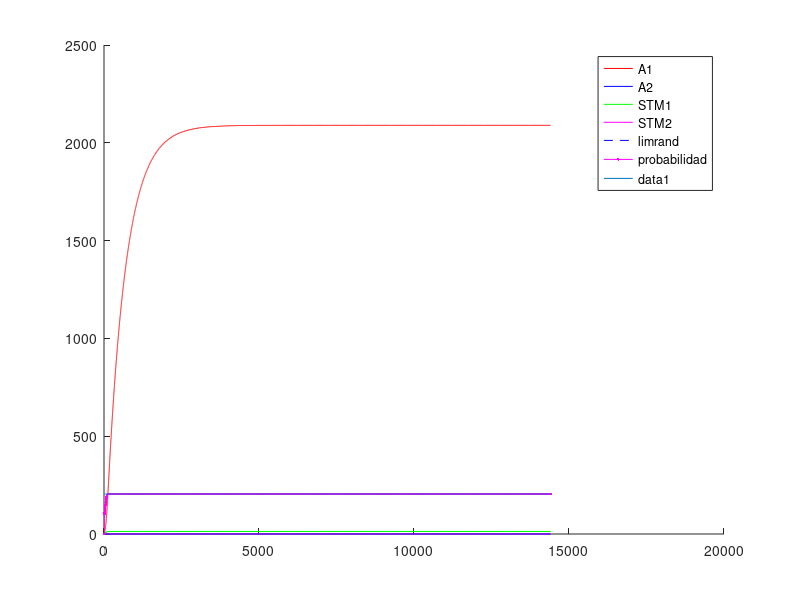
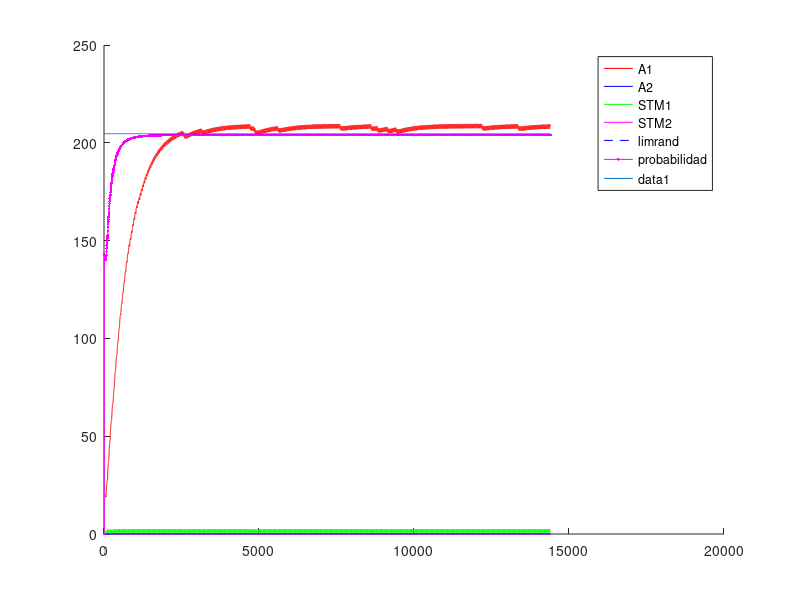
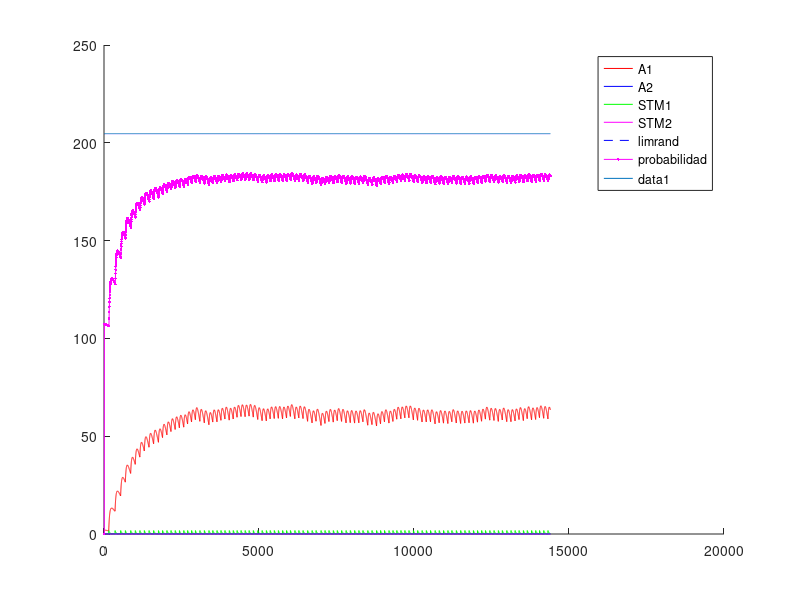
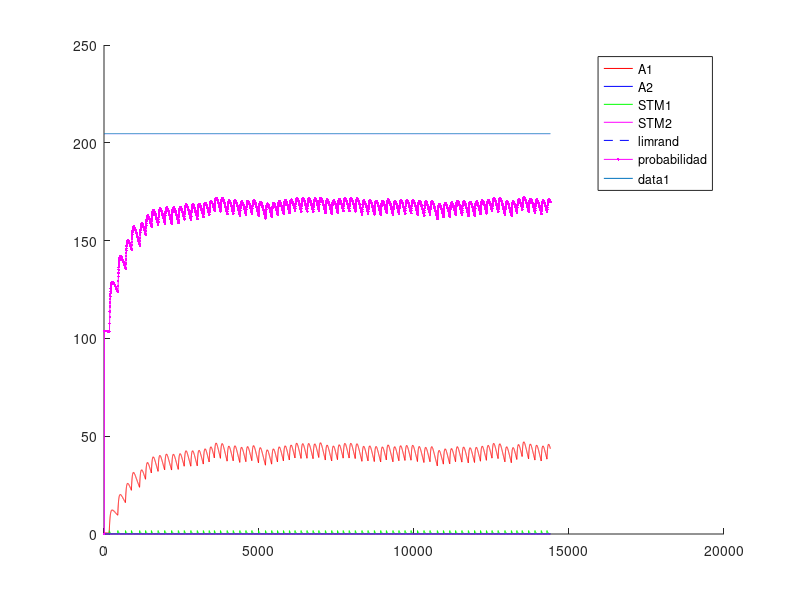

Reproduce these figures in MATLAB, in order.
%% Experimento con Fixed-Ratio - FR - Tasa fija
%% Existen multiples intancias de palanquelo (cada vez que realiza respuesta decide si realiza otro o no)
%% Sesiones de 3600 segundos
%% 3 sesiones por tasa de refuerzo (o quizas hasta que sature)
%% 5 sesiones por Experimento.
%% Cada sesion 
%% Tiempo para realizar un respuesta 1 segundo
%% 
%% La probabilidad de eleccion se ajusta al nivel de maxima frecuencia de palanqueo

close all
clc
clear

%% Matriz de pago 0 1 
%% 1 - 
%%%
%%% 
function rf = feel(pellets)
  rf=0;
  if (nargin~=0)
    rf=(12.8*(1-exp(-.25.* pellets.^(2))))+(12.8*(1-exp(-.5.* pellets)));
  else
    error ("Faltan parametros");
  endif
endfunction
%% 
%% 

%% INICIALIZATION
%%%%%% CONSTANTES DE SESIONES
Ntrial  =  1 ;   %% un trial de 3600 segundos
tTrial  =  3600; %% en segundos
tResp   =  1;    %% en segundos
tMuestreo = 0.25;%% en segundos
Nses    =  5 ;
Fr=[1,10,30,40,60];
Ntest   =  1;
limrand =  0.138;
saving  =  0.01 ;
%%%%%% CONSTANTES DE DECAIMIENTO
alpha = 1*tMuestreo;
beta  = 0.125*tMuestreo ;
gamma = 0.0067*tMuestreo;%0.025 ; 
delta = 1*tMuestreo;
%%%%%% INICIALIZACION
palanca = zeros(2,1);
Rf_1=0;
Rf_2=0;
A1=zeros(1,Ntest);
A2=zeros(1,Ntest);
stm_1=zeros(2,Ntest);
stm_2=zeros(2,Ntest);
d=1;
x_1=zeros(30,1);
x_2=zeros(30,1);
sesion = zeros(Nses,1);
trialXsesion = zeros(Nses,Ntrial);
terminal_sesion=zeros(Nses,1);
nb_resp = zeros(Nses,Ntest);
t_ref = zeros(Nses,1);
cum_resp = zeros(Nses,1);
contadorP1=0;
contadorP2=0;

%% CALCULO DE AROUSAL MAXIMO
%% Iteraciones de respuesta refuerzo para encotnrar el STM medio
Nconfig=10; %% Tasa de respuesta de configuracion
%plot([1:0.01:20],(12.8*(1-exp(-.25.* [1:0.01:20].^(2))))+(12.8*(1-exp(-.5.* [1:0.01:20]))),'.k')
R1 = floor(feel(1)); %tiempo de refuezo para R
l1 = Nconfig/tMuestreo; % duracion entre trials
suma = 0; %suma es un valor necesaria para calcular max1 y min1
suma = alpha*R1 %% Refuerzo cada N respuestas
iter=100; %% numero de iteraciones para que converja el stm
max1 = 0; %maximum de stm1
min1 = 0; %minimum de stm1
for i = 1:iter 
  suma = (1-beta)^(Nconfig/tMuestreo)*suma;%% Instantes que decae el stm
  min1=suma;
  suma += alpha*R1; %Refuerzo
  max1=suma;
end
comp=.88;
S1 = (((max1-min1)*(comp*l1))/2)+min1*comp*l1; %calcul de la superficie del triangulo mas la de el rectangulo
stm_1_medio = S1/(l1);
A1max = (delta/gamma)*stm_1_medio;

%% INICIO DE LAS ITERATIONS
for l = 1:Ntest  %% TESTES
  Num=0;
  for k = 1:Nses  %% SESIONES (cambia el N)
    i=2;
    %duracion = [1,tTrial*ones(1,Ntrial)];
    
    contador = 1;
    palanca(1)=randi(2);
    %% Agregar tasa de refuerzos  %%
    
    if k>1
      A1(Num+1,l)=saving*A1(Num,l);
      A2(Num+1,l)=saving*A2(Num,l);
      stm_1(Num+1,l)=0*stm_1(Num,l);
      stm_2(Num+1,l)=0*stm_2(Num,l); 
      %%% ELECCION DE LA PRIMERA PALANCA 
      if A1(Num,1)>A2(Num,1)
        palanca(2)=1;
      else
        palanca(2)=2;
      end
    end       
    
    for j=2:(Ntrial*tTrial/tMuestreo) %% Todos los trials juntos
      
      if contador == tResp/tMuestreo%duracion(i)
        contador = 1;
        
        i = i+1 ;
        J = j ;
        P(i,k)=0.5*(1-exp(-(5*A1((j-1)+Num,l))/A1max))+0.5; %probabilidad en exponential
        %P=.99;
        %P2(i,k)=0.5*(1-exp(-(5*A2((j-1)+Num,l))/A2max))+0.5;
        
        a = rand ;
        %%% ELECCION DE LA PALANCA %%% Basicamente elige palanquear o no palanquear
        if (A1((j-1)+Num,l)<=limrand)&&(A2((j-1)+Num,l)<=limrand)
          palanca(i)=randi(2);
        elseif (A1((j-1)+Num,l)>=limrand)&&(A2((j-1)+Num,l)<=limrand)
          if a>=P(i,k)
            palanca(i)=2;
          else
            palanca(i)=1;
          end
        elseif (A1((j-1)+Num,l)<=limrand)&&(A2((j-1)+Num,l)>=limrand)
          if a>=P(i,k)
            palanca(i)=1;
          else
            palanca(i)=2;
          end
        end
        %% Contadores para tasa de refuerzo
        if palanca(i)==1
          contadorP1++;
        else
          contadorP2++;
        endif
        %%% REFUERZO %%%
        if (contadorP1==Fr(k))
          %if (palanca(i)==1) %% palanquea
          Rf_1=floor(feel(1));
          Rf_2=0;
          %elseif (palanca(i-1)==2) %% No palanquea
          %  Rf_1=0;
          %  Rf_2=0;%floor(10*(1-exp(-0.8* 2 )));
          %end
          %stm_1(j+Num,l)=(1-beta)*stm_1((j-1)+Num,l)+alpha*Rf_1;
          %stm_2(j+Num,l)=(1-beta)*stm_2((j-1)+Num,l)+alpha*Rf_2;
          contadorP1=0;
          t_ref(k,i)=1;
        end
      else
        contador++;%=contador +1;
        Rf_1=0;
        Rf_2=0;
      end
      stm_1(j+Num,l)=(1-beta)*stm_1((j-1)+Num,l)+alpha*Rf_1;
      stm_2(j+Num,l)=(1-beta)*stm_2((j-1)+Num,l)+alpha*Rf_2;
      A1(j+Num,l)=(1-gamma)*A1((j-1)+Num,l)+delta*stm_1(j+Num,l);
      A2(j+Num,l)=(1-gamma)*A2((j-1)+Num,l)+delta*stm_2(j+Num,l);
      
%      if floor(j/tTrial)==(j/tTrial)
%        trialXsesion()
%      end
    end
    
    
    %%% CONTADOR DE A QUE J SE CAMBIA LA SESION
    %sesion(k-1,l)=j;
    sesion(k,l)=j+Num;
    %%% DEFINICION DE NUM
%    compteur = 0 ;
%    for i=1:length(A1(:,l))
%      if A1(i,l)~=0
%        compteur = compteur +1;
%      end
%    end
%    Num=compteur;
    Num = j+Num;
    Sizemat = length(A1);
    
    if palanca(1)==1
      nb_resp(k,l)=1;
      cum_resp(k,1)=1;
    end
    for j = 2:length(palanca)
      if palanca(j)==1
        %nb_coop(k-1,l)= nb_coop(k-1,l)+1;
        nb_resp(k,l)++;
        cum_resp(k,j)=cum_resp(k,j-1)+1;
      else
        cum_resp(k,j)=cum_resp(k,j-1);
      end
    end
    
  end
end


%%% PRUEBAS 
%%% ENCONTRA LA LONGITUD REAL DEL EXPERIMENTACION
nonnul = zeros(Ntest,1);
for k=1:Ntest
  for i=1:length(A1)
    if A1(i,k) ~= 0
      nonnul(k)=nonnul(k)+1;
    end
  end
end

%%% PRUEBA I _ PESO DE LA EXPERIMENTACION EN LA MEMORIA
porcent = 0;
for i = 1:Ntest
  if sum(A1(:,i)) > 10 * sum(A2(:,i))
    porcent = porcent +1;
  end
end

%%% PRUEBA II _ SI LA EXCITATION ALCANZA A SU MAXIMUM
maxima = zeros(Ntest,1);
for k = 1:Ntest
  if floor(max(A1(:,k))) == floor(max(max(A1))) 
    maxima(k) = maxima(k) +1;
  end
end

%%% PRUEBA III _ EN QUE SESION LA PALANCA GANA DE VERDAD
%ird = zeros(Ntest,1);
%for k = 1:Ntest
%  i=1;
%  while 1
%    if A1(nonnul(k)-i,k) < limrand
%      ird(k) = nonnul(k)-i+1;
%      break;
%    else
%      i=i+1;
%    end
%  end
%end
%
%%%% PRUEBA IV _ CONVIERTE J EN NUMERO DE SESION
%for k = 1:Ntest
%  i=1;
%  while 1
%    if ird(k) <= sum(sesion(1:i)+50)
%      ird(k)=i;
%      break;
%    else
%      i=i+1;
%    end
%  end
%end

%%% PRUEBA V _ PORCENTAJE DE COOPERACION POR SESION / EXPERIMENTO


%porcentaje_coop_sesion=zeros(Nses,Ntest);
%porcentaje_coop_experimento=zeros(Ntest,1);
%for k = 1:Ntest
%  porcentaje_coop_experimento(k)=sum(nb_coop(:,k))/(Ntrial*Nses)*100;
%end

%for i=1:Ntest
%  terminal_sesion(1,i)=sesion(1,i);
%  for j=2:Nses
%    terminal_sesion(j,i)=sesion(j,i)+terminal_sesion(j-1,i);
%  end
%end

%%% DEMOSTRACION 


%promedio_sesion=sum(ird)/Ntest
%porcent_10xsuperior_al_otra=porcent/Ntest * 100;
%cuanto_alcanzan_al_maxima=sum(maxima)/Ntest * 100;
%porcentaje_coop_experimento;
resp_por_segundos=nb_resp/length(palanca); %numero de respuestas dividido por el numero de respestas maximal posible

for i=1:Ntest
  for k=1:Nses
    refuerzo(k,i)=floor(nb_resp(k,i)/Fr(k));
  end
end


for i=1:Ntest
  for j=1:Nses
    figure
    hold on
    %plot(sesion(j,i)*ones(1,max(max(A1(:,i)))),(1:max(max(A1(:,i)))),'--k');
    %h=plot((sesion(j,i).*tMuestreo)*ones(1,max(max(A1(:,i)))),(1:max(max(A1(:,i)))),'--k');
    %set(h, "linewidth", 2);
    if j==1
      plot(1:Ntrial*tTrial/tMuestreo,A1(1:sesion(j,i),i),'r',1:Ntrial*tTrial/tMuestreo,A2(1:sesion(j,i),i),'b',1:Ntrial*tTrial/tMuestreo,stm_1(1:sesion(j,i),i),'g',1:Ntrial*tTrial/tMuestreo,stm_2(1:sesion(j,i),i),'m',1:Ntrial*tTrial/tMuestreo,limrand*ones(1,Ntrial*tTrial/tMuestreo),'--b');
      plot((1:(Ntrial*tTrial)+1)/tMuestreo,P(:,j)'*A1max,'.-m');
      legend("A1","A2","STM1","STM2","limrand","probabilidad");
    else
      plot(1:Ntrial*tTrial/tMuestreo,A1(sesion(j-1,i)+1:sesion(j,i),i),'r',1:Ntrial*tTrial/tMuestreo,A2(sesion(j-1,i)+1:sesion(j,i),i),'b',1:Ntrial*tTrial/tMuestreo,stm_1(sesion(j-1,i)+1:sesion(j,i),i),'g',1:Ntrial*tTrial/tMuestreo,stm_2(sesion(j-1,i)+1:sesion(j,i),i),'m',1:Ntrial*tTrial/tMuestreo,limrand*ones(1,Ntrial*tTrial/tMuestreo),'--b');
      plot((1:(Ntrial*tTrial)+1)/tMuestreo,P(:,j)'*A1max,'.-m');
      legend("A1","A2","STM1","STM2","limrand","probabilidad");
    endif
    plot(1:Ntrial*tTrial/tMuestreo,A1max*ones(1,Ntrial*tTrial/tMuestreo));
    hold off
  endfor
endfor


%% Maximos exitos por tasa= 10-360 - 30-120 - 40-65 - 60-60 

color = 'rgbmkmrgbk';
figure
hold on
for i=1:Ntest
  plot(Fr,resp_por_segundos(:,i),'Color',color(i));
  title('Respuestas por segundos');
  xlabel('Tasa fija');
  ylabel('Respuestas/segundos');
  for j=1:Nses
    plot(Fr(j)*ones(1,floor(resp_por_segundos(j,i)*100)+1),(0:floor(resp_por_segundos(j,i)*100))/100,'k');
  end
end
hold off

figure
hold on
for i=1:Ntest
  plot(refuerzo(:,i),resp_por_segundos(:,i),'Color',color(i));
  title('Respuestas y refuerzo');
  xlabel('Refuezo/horas');
  ylabel('Respuestas/segundos');
  for j=1:Nses
    plot(refuerzo(j)*ones(1,floor(resp_por_segundos(j,i)*100)+1),(0:floor(resp_por_segundos(j,i)*100))/100,'k');
    a = strcat('Num= ',num2str(Fr(j)));
    if j==3
      text(refuerzo(j),-.085,a);
    elseif j==4
      text(refuerzo(j),-.1,a);
    elseif j==5
      text(refuerzo(j),-.03,a);
    else
      text(refuerzo(j),-.06,a);
    end
  end
end
hold off


figure
hold on
for i=1:Nses
  plot(1:length(cum_resp(i,:)),cum_resp(i,:),'Color',color(i));
  a=find(t_ref(i,:)==1);
  aFR.(num2str(i))=a;
  plot(a,cum_resp(i,a),'k+');
  title('Cumulative records');
  xlabel('Time');
  ylabel('Cumulative responses');
end
hold off

resp_por_segundosFR = resp_por_segundos;
refuerzoFR = refuerzo;
cum_respFR = cum_resp;

save FR resp_por_segundosFR refuerzoFR aFR cum_respFR;

%%% haut CQFD
%%%% CASTIGO DE TIEMPO 
%%%% CUANTO VECES ELIGE COOPERATION
%%% Pour chaque session r�cup�rer le nombre de coop�ration et tracer la
%%% courbe correspondante 

